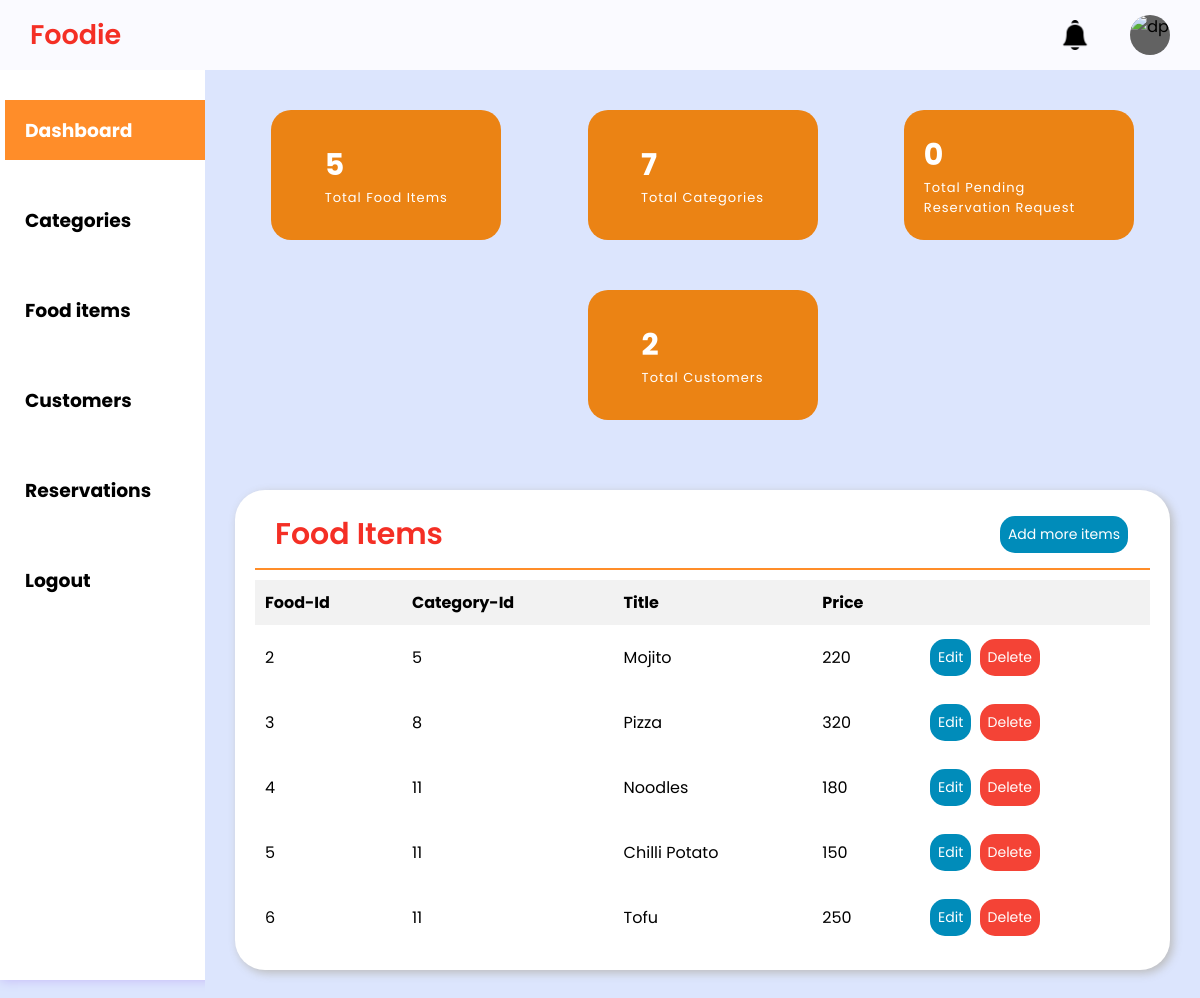
Page /admin-dashboard/foodItems/ on the committed database.
### Home_App/models.py (models this page shows)
class food_table(models.Model):
    food_id = models.AutoField(primary_key=True)
    food_title = models.CharField(max_length=30)
    description = models.CharField(max_length=50)
    price = models.IntegerField()
    img_name = models.CharField(max_length=20)
    category_id = models.ForeignKey(category_table,on_delete=models.CASCADE)
    feature = models.CharField(max_length=20)

class category_table(models.Model):
    category_id = models.AutoField(primary_key=True)
    category_title = models.CharField(max_length=55)
    img_name = models.CharField(max_length = 55)
    feature = models.CharField(max_length = 90)
    def __str__(self):
        return str(self.category_id)

### Home_App/views.py (the view)
# urls.py: path('admin-dashboard/',hv.adminDashboard, name='admin-dashboard'),
def adminDashboard(request, section=None):
    section_template = {
        'categories': 'admin-dashboard-category.html',
        'customers': 'admin-dashboard-customers.html',
        'foodItems': 'admin-dashboard-foodItems.html',
        'reservation':'admin-dashboard-reservation.html',
        'recentOrders': 'admin-dashboard-recentOrders.html'
    }
    template_name = section_template.get(section, 'admin-dashboard.html')
    categories = category_table.objects.all()
    category_count = category_table.objects.count()
    foodItems = food_table.objects.all()
    foodItem_count = food_table.objects.count()
    customers = customer_table.objects.all()
    customer_count=customer_table.objects.count()
    reservation=reservation_table.objects.all()
    reservation_count=reservation_table.objects.filter(status='pending').count
    return render(request, template_name, {'categories':categories, 'categoryCount':category_count, 'foodItems':foodItems, 'food_item_count':foodItem_count, 'customers':customers, 'customerCount':customer_count, 'reservations':reservation, 'reservation_count':reservation_count})

### Template/admin-dashboard-foodItems.html (shortened to what this page needs)
{% extends 'admin-dashboard.html' %}
{% block content %}
<section class="foodItems-table-section">
    <div class="foodItems-table-section">
        <div class="report-container">
            <div class="report-header">
                <h1 class="recent-orders">Food Items</h1>
                <a href="{% url 'admin-dashboard-foodItems-add' %}" class="btn-add">Add more items</a>
            </div>
            <table class="report-body">
                <thead class="report-topic-head">
                    <th class="t-op">Food-Id</th>
                    <th class="t-op">Category-Id</th>
                    <th class="t-op">Title</th>
                    <th class="t-op">Price</th>
                    <th class="t-op"></th>
                </thead>
                <tbody class="items12">
                    {% for item in foodItems %}
                    <tr>
                        <td class="t-op-nextlvl">{{ item.food_id}}</td>
                        <td class="t-op-nextlvl"> {{ item.category_id}} </td>
                        <td class="t-op-nextlvl">{{ item.food_title}}</td>
                        <td class="t-op-nextlvl">{{ item.price}}</td>
                        <td class="t-op-nextlvl">
                            <div class="update-btn">
                                <a href="{% url 'edit_food' food_id=item.food_id %}" class="btn-edit">Edit</a>
                                <a href="{% url 'delete_food' food_id=item.food_id  %}" class="btn-delete">Delete</a>
                            </div>
                        </td>
                    </tr>
                    {% endfor %}
                </tbody>
            </div>
        </div>
    </div>
{% endblock %}

### Static/css/admin-dash-style.css (style rules this page uses)
* { margin: 0; padding: 0; box-sizing: border-box; font-family: "Poppins", sans-serif; }
:root { --background-color1: #fafaff; --background-color2: #ffffff; --background-color3: #ededed; --background-color4: #cad7fda4; --primary-color: hsl(3, 90%, 55%); --secondary-color: hsl(31, 84%, 50%); --Border-color: #ee0909; --one-use-color: hsl(31, 84%, 50%); --two-use-color: hsl(31, 84%, 50%); }
body { background-color: var(--background-color4); max-width: 100%; overflow-x: hidden; }
.report-container { min-height: 300px; max-width: 1200px; margin: 70px auto 0px auto; background-color: #ffffff; border-radius: 30px; box-shadow: 3px 3px 10px rgb(188, 188, 188); padding: 0px 20px 20px 20px; }
.report-header { height: 80px; width: 100%; display: flex; align-items: center; justify-content: space-between; padding: 20px 20px 10px 20px; border-bottom: 2px solid hsl(28, 100%, 58%); }
.recent-orders { font-size: 30px; font-weight: 600; color: hsl(3, 90%, 55%);; }
.report-body { max-width: 1160px; overflow-x: auto; padding: 20px; }
a { text-decoration: none; color: black; }

### Template/admin-dashboard-foodItems.html (style rules this page uses)
.btn-edit, .btn-delete, .btn-add { border: none; color: white; padding: 8px; text-align: center; text-decoration: none; display: inline-block; font-size: 14px; margin: 4px 2px; cursor: pointer; border-radius: 15px; }
.btn-edit, .btn-add { background-color: #008CBA; }
.btn-delete { background-color: #f44336; }
.report-body { width: 100%; border-collapse: collapse; margin-top: 10px; }
.report-topic-head th { background-color: #f2f2f2; padding: 10px; border: 0px solid #ddd; text-align: left; }
.items12 td { padding: 10px; border: 0px solid #ddd; }

### rows in the picture
food_table: food_id "2", category_id "5", food_title "Mojito", price "220"
food_table: food_id "3", category_id "8", food_title "Pizza", price "320"
food_table: food_id "4", category_id "11", food_title "Noodles", price "180"
food_table: food_id "5", category_id "11", food_title "Chilli Potato", price "150"
food_table: food_id "6", category_id "11", food_title "Tofu", price "250"

### other values in the picture
{{ food_item_count }} "5"
{{ categoryCount }} "7"
{{ reservation_count }} "0"
{{ customerCount }} "2"
